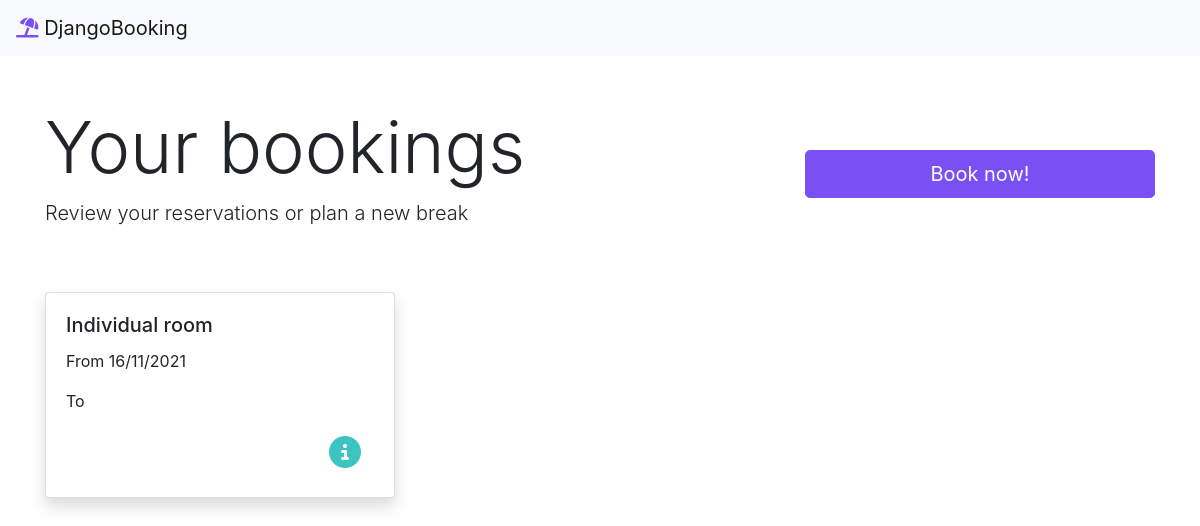
The app's page /, older data.
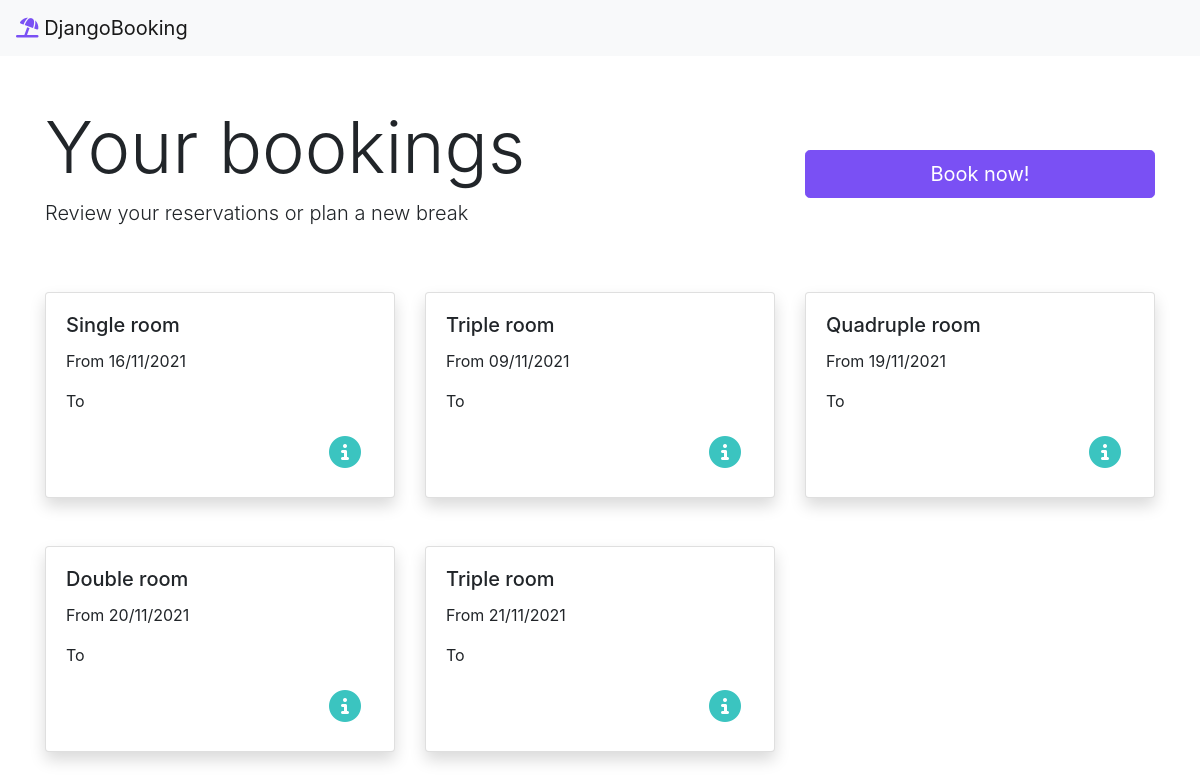
The same page, newer data.
### bookingapp/models.py (models this page shows, shortened)
class Booking(models.Model):
    uuid = models.UUIDField(default=uuid.uuid4, editable=False)
    room = models.ForeignKey(Room, on_delete=models.CASCADE)
    guests = models.IntegerField()
    date_from = models.DateField()
    date_to = models.DateField()
    contact_name = models.CharField(max_length=40)
    contact_email = models.EmailField(max_length=40)
    contact_phone = models.CharField(max_length=9)
    created = models.DateField(auto_now_add=True)
    total_price = models.DecimalField(max_digits=7, decimal_places=2)

class Room(models.Model):
    name = models.CharField(max_length=20)
    description = models.CharField(max_length=120)
    type = models.ForeignKey(RoomType, on_delete=models.CASCADE)
    price = models.DecimalField(max_digits=7, decimal_places=2)
    number = models.IntegerField()

### bookingapp/views.py (the view)
# urls.py: path('', views.bookings_view, name="bookings"),
def bookings_view(request):
    bookings = Booking.objects.all()
    context = {
        "bookings": bookings
    }
    return render(request, "bookings.html", context)

### templates/bookings.html (shortened to what this page needs)
{% include 'base.html' %}
{% block content %}
    <div class="container my-5">
        <div class="row">
            <div class="col-lg-8 mb-5">
                <h1 class="display-3">Your bookings</h1>
                <p class="lead">Review your reservations or plan a new break</p>
            </div>
            <div class="col-lg-4 mb-5" style="align-items: center; display: flex">
                <a href="{% url 'search' %}" class="btn btn-success btn-lg" style="width: 100%; background-color: #7a50f4; border-color: #7a50f4">Book now!</a>
            </div>
        </div>
        {% if bookings %}
            <div class="row mb-5">
                {% for booking in bookings %}
                    <div class="col-lg-4 mb-5">
                        <div class="card shadow">
                            <div class="card-body">
                                <h5 class="card-title">{{ booking.room.name }} room</h5>
                                <p class="card-text">From {{ booking.date_from|date:"d/m/Y" }}</p>
                                <p class="card-text">To {{ booking.date_to|date:"d/m/Y" }}</p>
                                <a href="{% url 'details' booking.id %}" class="btn float-right">
                                    <i class="fas fa-2x fa-info-circle" style="color: #3bc4c0"></i>
                                </a>
                            </div>
                        </div>
                    </div>
                {% endfor %}
            </div>
        {% else %}
            <h5 class="my-5 text-center font-italic"><i class="far fa-angry" style="color: crimson"></i> You have no reservations. Come on!</h5>
        {% endif %}
    </div>
{% endblock %}

### templates/base.html (shortened to what this page needs)
{% load static %}
<!DOCTYPE html>
<html lang="en">
<head>
    <link rel="stylesheet" href="https://stackpath.bootstrapcdn.com/bootstrap/4.3.1/css/bootstrap.min.css">
    <link href="{% static 'fontawesomefree/css/all.min.css' %}" rel="stylesheet" type="text/css">
</head>
<body>
    {% include 'navbar.html' %}
</body>
</html>

### templates/navbar.html
<nav class="navbar navbar-light bg-light">
    <a class="navbar-brand" href="/">
        <i class="fas fa-umbrella-beach" style="color: #7a50f4"></i>
        DjangoBooking
    </a>
</nav>

Row changes from the older to the newer data that the page shows:
changed through a linked row, Booking: room.name "Individual" → "Single"
added Booking: room.name "Triple", date_from "09/11/2021"
added Booking: room.name "Quadruple", date_from "19/11/2021"
added Booking: room.name "Double", date_from "20/11/2021"
added Booking: room.name "Triple", date_from "21/11/2021"
